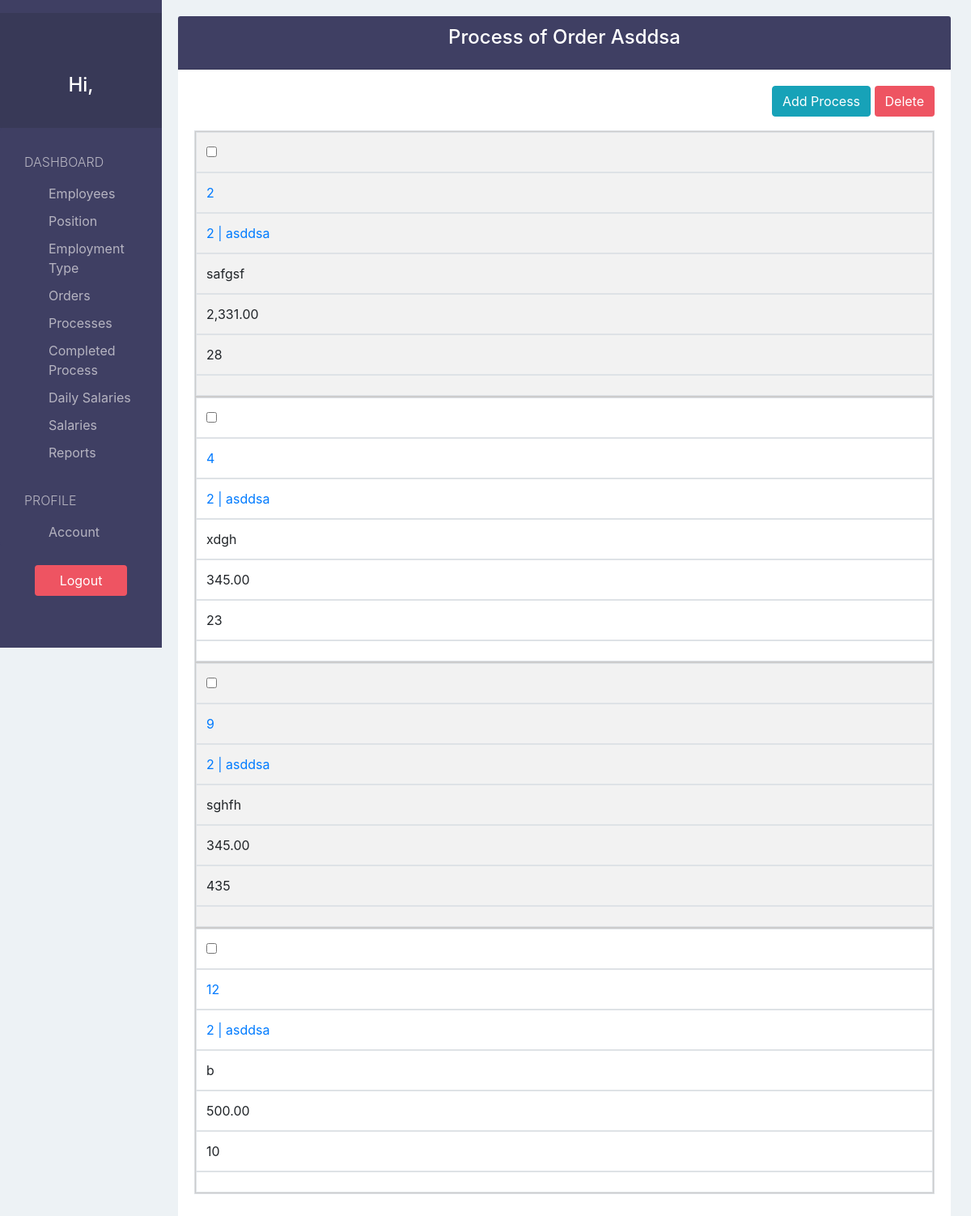
Screenshot of /payrollApp/process/order/2/ with the database file from the repository.
### payrollApp/models.py (models this page shows, shortened)
class Order(models.Model):
  code         = models.CharField(max_length=50, unique=True)
  name         = models.CharField(max_length=200)
  quantity     = models.PositiveIntegerField()
  description  = models.TextField(blank=True, null=True)
  dateCreated  = models.DateTimeField(auto_now_add=True)
  lastModified = models.DateTimeField(auto_now=True)
  def __str__(self):
    return str(self.id)+" | "+self.code

class Process(models.Model):
  orderID     = models.ForeignKey('Order', default=None, null=True, on_delete=models.SET_DEFAULT)
  name        = models.CharField(max_length=200)
  price       = models.DecimalField(decimal_places=2, max_digits=100, validators=[MinValueValidator(0, message="Price can't be less than 0")])
  quantity    = models.PositiveIntegerField()
  description = models.TextField(blank=True, null=True)

### payrollApp/views.py (the view)
# urls.py: path('process/order/<order_id>/', views.process_of_order_view, name="process-of-order"),
def process_of_order_view(request, order_id):
  order = Order.objects.get(id=order_id)
  processes = Process.objects.filter(orderID=order_id)
  if processes:
    flag=True
  else:
    flag=False
  context = {
    'processes':processes,
    'flags':flag,
    'order':order,
  }
  return render(request, "process/process_of_order.html", context)

### payrollApp/templatetags/customtags.py (called while the page is built)
@register.filter(name='getID')
def getID(value):
  if value != str('None'):
    return int(value.split("|")[0])
  else:
    return 'None'

### payrollApp/templates/process/process_of_order.html (shortened to what this page needs)
{% extends 'view_base.html' %}
{% load static %}
{% load customtags %}
{% load humanize %}
{% block viewTitle %}Process of Order {{ order.code|capfirst }}{% endblock %}
{% block addBtn %}
  <a href="{% url 'create-process' order.id%}?next={{ request.path }}" class="btn btn-info">Add Process</a>
{% endblock %}
{% block columns %}
  {% if flags %}
    {% block form %}
      <form action="{% url 'delete-process'%}?next={{ request.path }}" method="POST">{% csrf_token %}
    {% endblock %}
  {% endif %}
{% endblock %}
{% block tbodyContent %}
  {% if not flags %}
    <h3>No process</h3>
    {% else %}
      {% for process in processes %}
        <tr>
          <td><input type="checkbox" name="selected" value="{{ process.id }}"></td>
          <td scope="row"><a href="{% url 'edit-process' process.id %}?next={{ request.path }}">{{ process.id }}</a></td>
          <td><a href="{% url 'edit-order' process.orderID|escape|getID %}?next={{ request.path }}">{{ process.orderID }}</a></td>
          <td>{{ process.name }}</td>
          <td>{{ process.price|intcomma }}</td>
          <td>{{ process.quantity|intcomma }}</td>
          <td>{{ process.description }}</td>
        </tr>
      {% endfor %}
  {% endif %}
{% endblock %}

### payrollApp/static/css/style.css (style rules this page uses)
body { padding-top: 20px; background-color: #EDF2F5; overflow: auto; }

### payrollApp/static/css/tableStyle.css (style rules this page uses)
@media only screen and (max-width: 760px),
(min-device-width: 768px) and (max-device-width: 1024px) { table, thead, tbody, th, td, tr { display: block; } }
@media only screen and (max-width: 760px),
(min-device-width: 768px) and (max-device-width: 1024px) { tr { border: 1px solid #ccc; } }
@media only screen and (max-width: 760px),
(min-device-width: 768px) and (max-device-width: 1024px) { td { border: none; border-bottom: 1px solid #eee; position: relative; padding-left: 50%; } }
@media only screen and (max-width: 760px),
(min-device-width: 768px) and (max-device-width: 1024px) { td:before { position: absolute; top: 6px; left: 6px; width: 45%; padding-right: 10px; white-space: nowrap; } }

### rows the page displays
Order: code "Asddsa"
Process: id "2", orderID "2 | asddsa", name "safgsf", price "2,331.00", quantity "28"
Process: id "4", orderID "2 | asddsa", name "xdgh", price "345.00", quantity "23"
Process: id "9", orderID "2 | asddsa", name "sghfh", price "345.00", quantity "435"
Process: id "12", orderID "2 | asddsa", name "b", price "500.00", quantity "10"
